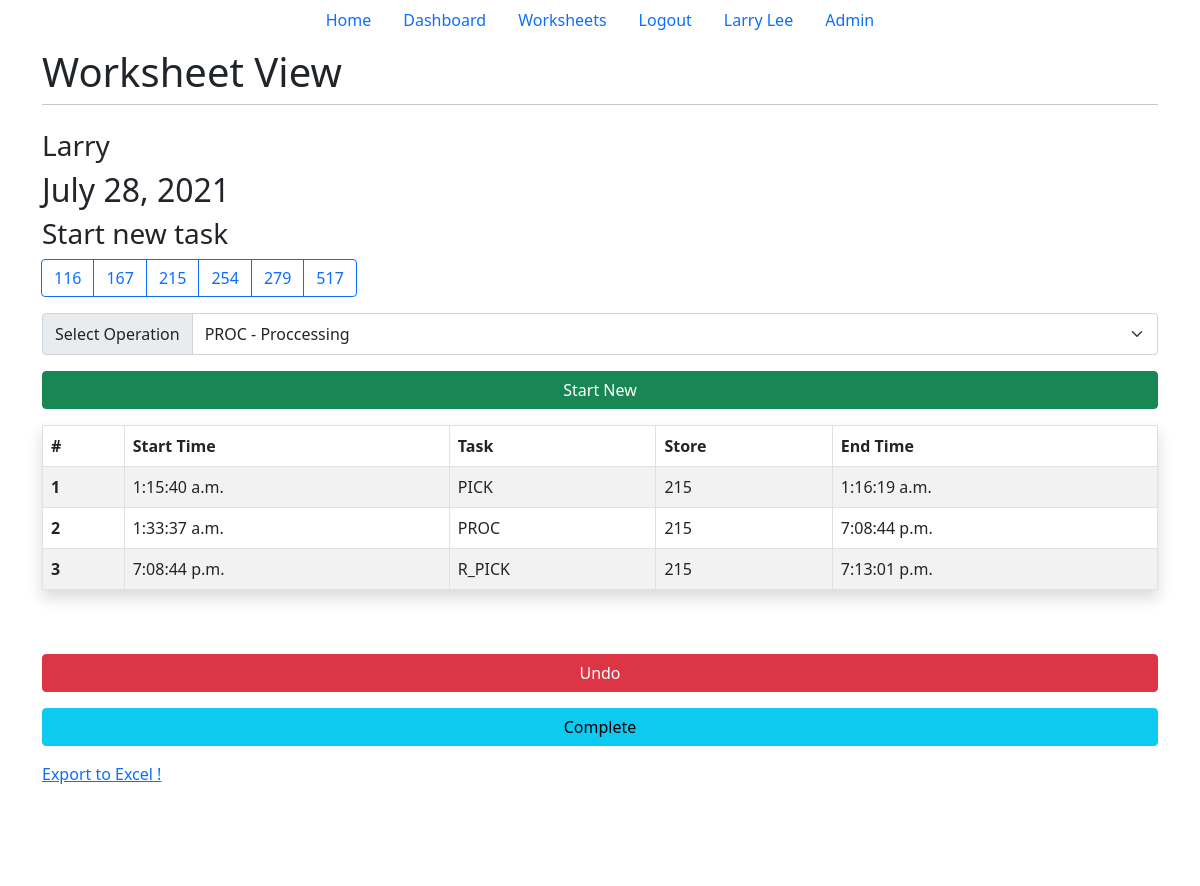
The app's page /tracker/7 (signed in) with its own data.
### main/models.py (models this page shows, shortened)
class Worksheet(models.Model):
    user = models.ForeignKey(
        User, on_delete=models.CASCADE, related_name="worksheet", null=True)
    name = models.CharField(max_length=20)
    date = models.DateField(name="date", auto_now_add=True)
    stores = [
        {"name": 'Orlando',  "number": 116},
        {"name": 'LBV',      "number": 167},
        {"name": 'Vineland', "number": 215},
        {"name": 'Footwear', "number": 254},
        {"name": 'Youth',    "number": 279},
        {"name": 'Disney',   "number": 517},
    ]
    class Meta:
        verbose_name = _("Worksheet")
        verbose_name_plural = _("Worksheets")
    def get_operations(self):
        op = Operation.objects.all()
        list = []
        for item in op:
            list.append({"name":item.name, "desc":item.description})
        return list
    operations = get_operations

class Operation(models.Model):
    name = models.CharField(name="name", max_length=30)
    description = models.CharField(name="description", max_length=30)
    class Meta:
        verbose_name = _("Operation")
        verbose_name_plural = _("Operations")

class Entry(models.Model):
    worksheet = models.ForeignKey(Worksheet, on_delete=models.CASCADE)
    start_time = models.TimeField(name="start_time", null=True, blank=True)
    operation = models.CharField(name="operation", max_length=10)
    store = models.IntegerField(name="store", default=116)
    end_time = models.TimeField(name="end_time", null=True, blank=True)
    class Meta:
        verbose_name = _("entry")
        verbose_name_plural = _("entries")
    def __str__(self):
        day = self.worksheet.date.strftime('%A')
        start = self.start_time.strftime('%I:%M:%S %p')
        if self.end_time == None:
            end = "None"
        else:
            end = self.end_time.strftime('%I:%M:%S %p')
        return day + "-" + str(self.store) + "-" + self.operation + "-" + start + "-" + end

### tracker/views.py (the view, shortened to what this page needs)
# urls.py: path('tracker/<int:id>', tv.tracker, name="tracker"),
def tracker(response, id):
    try:
        ws = Worksheet.objects.get(id=id)
    except (Worksheet.DoesNotExist, AttributeError) as e:
        print(e)
        return HttpResponseRedirect('/')
    if (get_view_flag(response, ws)):
        response.session['ws'] = id
        return render(response, 'tracker/tracker.html', {"ws": ws})
    return render(response, "worksheets.html", {"ws": ws})

### tracker/views.py (called while the page is built)
def get_view_flag(response, ws):
    if response.user.is_superuser:
        return True
    if ws in response.user.worksheet.all():
        return True
    return False

### tracker/templates/tracker/tracker.html (shortened to what this page needs)
{% extends 'base.html' %}
{% load tz %}
{% block title2 %}Worksheet View{% endblock title2 %}
{% block content %}
{% if user.is_authenticated %}
<h3>{{ws.name}}</h3>
<h2>{{ws.date}}</h2>
<h3>Start new task</h3>
<div class="d-grid gap-3">
    <form method="post" action="#" , class="form-group">
        <div class="d-grid gap-3">
            <div class="btn-group-lg gap-3 me-1" role="toolbar" aria-label="Toolbar with button groups">
                <div class="btn-group" role="group" aria-label="Basic radio toggle button group">
                    {% for item in ws.stores %}
                    <label class="btn btn-outline-primary" for="btnradio{{forloop.counter}}">{{item.number}}</label>
                    {% endfor %}
                </div>
            </div>
            <div class="input-group">
                <div class="input-group-text" id="btnGroupAddon">Select Operation</div>
                <select class="form-select form-control-lg" name="operation_list" aria-describedby="btnGroupAddon"
                    required>
                    {% for item in ws.operations %}
                    <option value={{item.name}}>{{item.name}} - {{item.desc}}</option>
                    {% endfor %}
                </select>
            </div>
            <div class="d-grid gap-3">
                <button class="btn btn-success" type="submit" name="start_new" , value="start_new">Start New</button>
            </div>
        </div>
    </form>
    <table class="table table-striped table-hover table-bordered shadow p-3 mb-5 bg-body rounded">
        <thead>
            <tr>
                <th scope="col">#</th>
                <th scope="col">Start Time</th>
                <th scope="col">Task</th>
                <th scope="col">Store</th>
                <th scope="col">End Time</th>
            </tr>
        </thead>
        <tbody>
            {% for entry in ws.entry_set.all %}
            <tr>
                <th scope="row">{{forloop.counter}}</th>
                <td colspan="1">{{entry.start_time}}</td>
                <td colspan="1">{{entry.operation}}</td>
                <td colspan="1">{{entry.store}}</td>
                <td colspan="1">{{entry.end_time}}</td>
            </tr>
            {% endfor %}
        </tbody>
    </table>
    <button type="button" class="btn btn-danger" data-bs-toggle="modal" data-bs-target="#undo_button">
        Undo
    </button>
    <form method="post" action="#" , class="form-group">
        <div class="d-grid gap-3">
            <button class="btn btn-info" type="submit" name="complete" , value="complete">Complete</button>
        </div>
    </form>
    <a href="/export">Export to Excel !</a>
</div>
{% endif %}
{% endblock content %}

### main/templates/base.html (shortened to what this page needs)
<!doctype html>
<html lang="en">
<head>
    <link href="https://cdn.jsdelivr.net/npm/bootstrap@5.0.2/dist/css/bootstrap.min.css" rel="stylesheet"
>
</head>
<body>
    {% block nav %}
    <ul class="nav justify-content-center">
        <li class="nav-item">
            <a class="nav-link" href="/">Home</a>
        </li>
        <li class="nav-item">
            <a class="nav-link" href="/dashboard">Dashboard</a>
        </li>
        {% if user.is_authenticated %}
        <li class="nav-item">
            <a class="nav-link" href="/worksheets">Worksheets</a>
        </li>
        <li class="nav-item">
            <a class="nav-link" href="/logout">Logout</a>
        </li>
        <li>
            <a class="nav-link">{{user.first_name}} {{user.last_name}}</a>
        </li>
            {% if user.is_superuser %}
            <li class="nav-item">
                <a class="nav-link" href="/admin">Admin</a>
            </li>
            {% endif %}
        {% endif %}
    </ul>
    {% endblock nav %}
    <div class="wrapper container" id="content" , name="content" , class="main">
        <div class="row justify-content-center">
            <div class="col-12">
                <h1 class="mt-2"> {% block title2 %}Task Tracker{% endblock title2 %}</h1>
                <hr class="mt-0 mb-4">
                {% block content %}
                {% endblock content %}
            </div>
        </div>
    </div>
    {% block foot %}
    <footer class="mt-auto"></footer>
    {% endblock foot %}
</body>
</html>

### main/templates/base.html (style rules this page uses)
footer { background: rgb(255, 255, 255); height: 100px; padding: auto; }
html, body { max-width: 100%; overflow-x: hidden; }

### records on screen
Worksheet: name "Larry", date "July 28, 2021", operation_list "PROC - Proccessing"
Entry: start_time "1:15:40 a.m.", operation "PICK", store "215", end_time "1:16:19 a.m."
Entry: start_time "1:33:37 a.m.", operation "PROC", store "215", end_time "7:08:44 p.m."
Entry: start_time "7:08:44 p.m.", operation "R_PICK", store "215", end_time "7:13:01 p.m."

### other values on screen
{{ user.first_name }} "Larry"
{{ user.last_name }} "Lee"
{{ item.number }} "116" "167" "215" "254" "279" "517"
